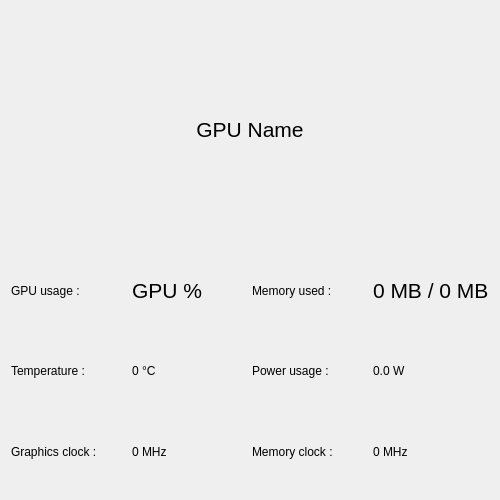
<?xml version="1.0" encoding="UTF-8"?>
<ui version="4.0">
 <class>GPUTab</class>
 <widget class="QWidget" name="GPUTab">
  <property name="geometry">
   <rect>
    <x>0</x>
    <y>0</y>
    <width>500</width>
    <height>500</height>
   </rect>
  </property>
  <property name="windowTitle">
   <string>Form</string>
  </property>
  <layout class="QVBoxLayout" name="verticalLayout">
   <item>
    <widget class="QLabel" name="gpuName">
     <property name="font">
      <font>
       <pointsize>16</pointsize>
      </font>
     </property>
     <property name="text">
      <string>GPU Name</string>
     </property>
     <property name="alignment">
      <set>Qt::AlignCenter</set>
     </property>
    </widget>
   </item>
   <item>
    <layout class="QGridLayout" name="gridLayout">
     <item row="0" column="0">
      <widget class="QLabel" name="label">
       <property name="text">
        <string>GPU usage :</string>
       </property>
      </widget>
     </item>
     <item row="1" column="0">
      <widget class="QLabel" name="label_2">
       <property name="text">
        <string>Temperature :</string>
       </property>
      </widget>
     </item>
     <item row="0" column="3">
      <widget class="QLabel" name="memoryUsed">
       <property name="font">
        <font>
         <pointsize>16</pointsize>
        </font>
       </property>
       <property name="text">
        <string>0 MB / 0 MB</string>
       </property>
      </widget>
     </item>
     <item row="1" column="3">
      <widget class="QLabel" name="powerUsage">
       <property name="text">
        <string>0.0 W</string>
       </property>
      </widget>
     </item>
     <item row="1" column="1">
      <widget class="QLabel" name="temperature">
       <property name="text">
        <string>0 °C</string>
       </property>
      </widget>
     </item>
     <item row="0" column="2">
      <widget class="QLabel" name="label_4">
       <property name="text">
        <string>Memory used :</string>
       </property>
      </widget>
     </item>
     <item row="1" column="2">
      <widget class="QLabel" name="label_5">
       <property name="text">
        <string>Power usage :</string>
       </property>
      </widget>
     </item>
     <item row="0" column="1">
      <widget class="QLabel" name="usagePercents">
       <property name="font">
        <font>
         <pointsize>16</pointsize>
        </font>
       </property>
       <property name="text">
        <string>GPU %</string>
       </property>
      </widget>
     </item>
     <item row="2" column="0">
      <widget class="QLabel" name="label_3">
       <property name="text">
        <string>Graphics clock :</string>
       </property>
      </widget>
     </item>
     <item row="2" column="1">
      <widget class="QLabel" name="graphicsClock">
       <property name="text">
        <string>0 MHz</string>
       </property>
      </widget>
     </item>
     <item row="2" column="2">
      <widget class="QLabel" name="label_7">
       <property name="text">
        <string>Memory clock :</string>
       </property>
      </widget>
     </item>
     <item row="2" column="3">
      <widget class="QLabel" name="memoryClock">
       <property name="text">
        <string>0 MHz</string>
       </property>
      </widget>
     </item>
    </layout>
   </item>
  </layout>
 </widget>
 <resources/>
 <connections/>
</ui>
